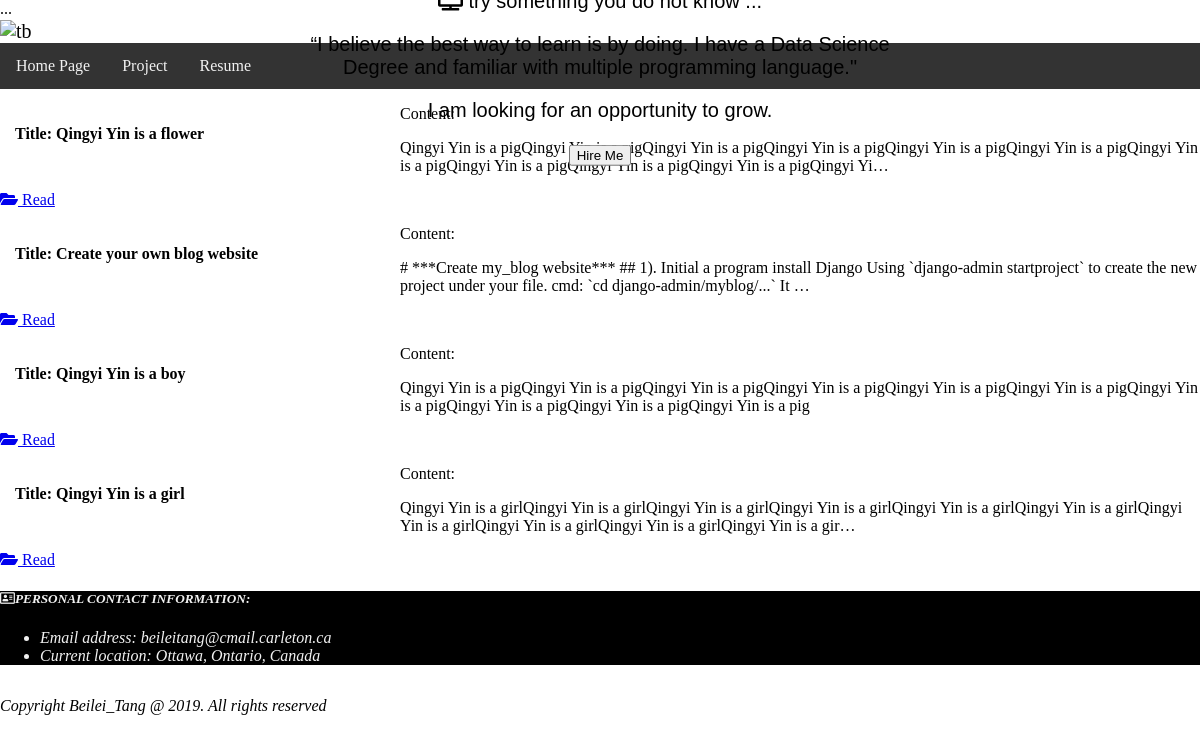
/blog_post/, run on an earlier commit of the app's database.
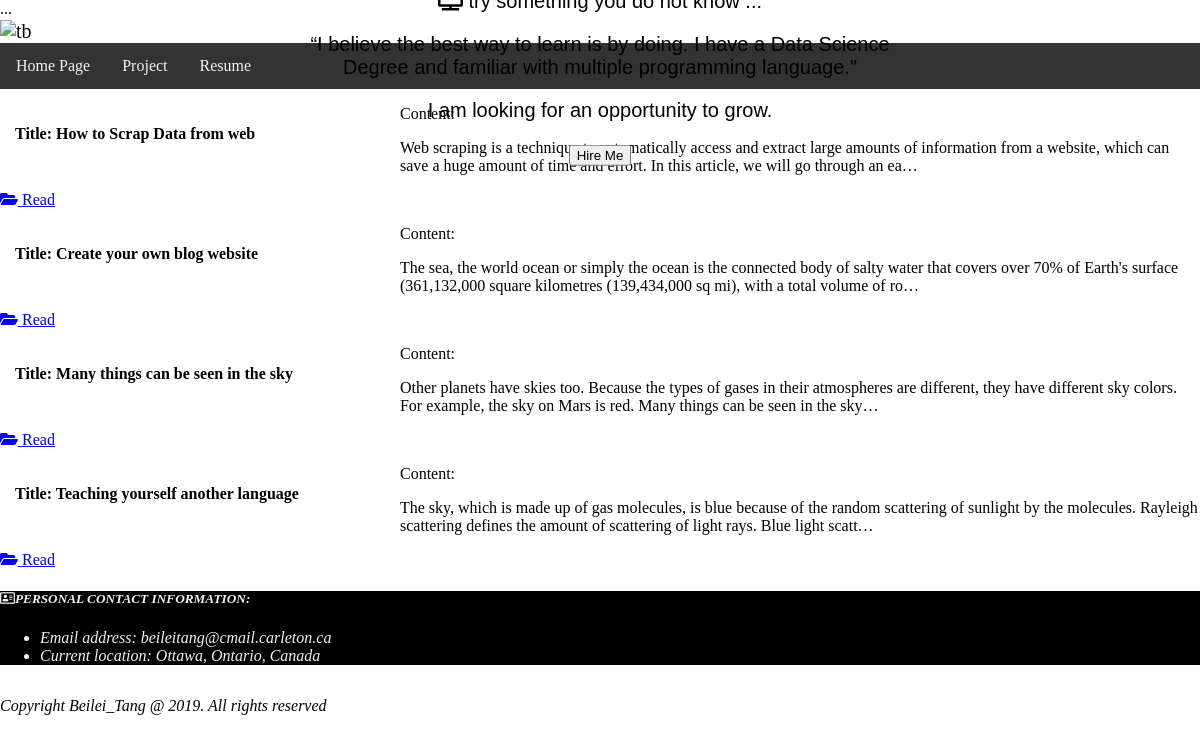
And on a later commit of the database.
### blog/models.py (models this page shows, shortened)
class Blog(models.Model):
    id = models.AutoField(primary_key=True)
    title = models.CharField(max_length=50)
    body = models.TextField()
    date = models.DateField()
    """Foreign Key: one to many relationship, one category can have many blogs """
    category = models.ForeignKey(Category, on_delete=models.SET_NULL, null=True)
    """Foreign Key: one to many relationship, one author can have many blogs """
    Author = models.ForeignKey('Author', on_delete=models.SET_NULL, null=True)
    class Meta:
        ordering = ['date']

### blog/views.py (the view)
# urls.py: path('blog_post/', views.blog_post, name='post'),
def blog_post(request):
    post_list = Blog.objects.all()
    return render(request, 'post.html', {'post_list':post_list})

### blog/templates/post.html
{% extends "blog_base.html" %}
{% load staticfiles %}
{% block content %}
<div class="post-topnav">
  <a href="/blog/">Home Page</a>
  <a href="/project/">Project</a>
  <a href="/resume/">Resume</a>
</div>
    <div class ="post-page">
    {% for blog in post_list %}
            <div class="post-page">
                <div class="card h-100">
                    <div class="post-row">
                        <div class="post-column">
                                <h4 class="post-header">Title: {{ blog.title }}</h4>
                        </div>
                        <div class="post-body">
                            <p class="post-text"> Content:</p>
                            <p>{{ blog.body|truncatechars:200|striptags}}</p>
                            <div class="post-footer">
                                <a class="link" href="/blog/blog_post/detail"><i class="fas fa-folder-open"></i> Read</a>
                            </div>
                        </div>
                    </div>
                </div>
            </div>
        {% endfor %}
    <link rel="stylesheet" href="{% static 'css/styles.css' %}">
</div>
{% endblock content %}

### blog/templates/blog_base.html (shortened to what this page needs)
{%  load staticfiles %}
<!DOCTYPE html>
<html lang="en">
<link rel="stylesheet"
      href="https://use.fontawesome.com/releases/v5.8.1/css/all.css"
>
<head>
    <link ref="stylesheet" href="{% static 'bootstrap/css/bootstrap.min.css' %}">
</head>
<body>
    {% include 'blog_header.html' %}
    {% block content %}{% endblock content %}
    {%  include 'footer.html' %}
</body>
</html>

### blog/templates/blog_header.html (shortened to what this page needs)
{% load static %}
    <div class="head-container">
        <img class="personal-pic" src="{% static "image/blog-header.jpg"%}" alt="tb" style="width:100%;">
        <div class="blog-head-text">
            <p><i class="fas fa-tv"></i> try something you do not know ... </p>
            <p>“I believe the best way to learn is by doing. I have a Data Science Degree and familiar with multiple programming language."</p>
            <p>I am looking for an opportunity to grow.</p>
        <button class="post-button"> Hire Me</button>
    </div>
    </div>

### blog/templates/footer.html (shortened to what this page needs)
{% load staticfiles %}
<div class="footer-container">
    <div class="footer-detail">
            <h5 class="widget-title"><i class="far fa-address-card"></i>PERSONAL CONTACT INFORMATION:</h5></h5>
                <p>
                <ul class="detail-list">
                    <li>Email address: beileitang@cmail.carleton.ca</li>
                    <li>Current location: Ottawa, Ontario, Canada</li>
                    </ul>
                </div>
                <div class="footer-copyright">
                        <div class="col-md-12 text-center">
                             <p class="b">  Copyright Beilei_Tang @ 2019. All rights reserved</p>
                        </div>
                </div>
</div>

### blog/static/css/styles.css (style rules this page uses)
html,body { padding-top:0; padding-bottom:50px; margin:auto; position:relative; }
.head-container { position: relative; width:100% font-family: Sans-serif; font-size: 20px; margin:0; }
.head-container img { vertical-align: middle; width: 100%; }
.blog-head-text { font-family: Arial; font-size: 20px; text-align: center; position: absolute; top: 40%; left: 50%; transform: translate(-50%, -50%); color: #000000; }
.footer-container { font-style: oblique; background: #000000; width:100%; box-sizing: auto; bottom: 0; }
.footer-detail { color: #f1f1f1; }
.footer-copyright p.b { color: #000000; font-style: oblique; position: absolute; }
.post-column { float: left; width: 33.33%; padding:15px; }
.post-row { content: ""; display: table; clear: both; }
.post-topnav { overflow: hidden; background-color: #333; }
.post-topnav a { float: left; display: block; color: #f2f2f2; text-align: center; padding: 14px 16px; text-decoration: none; }
* { box-sizing: border-box; }

### blog/templates/blog_base.html (style rules this page uses)
body { padding-top:0; padding-bottom:20px }

What changed in the data, as far as the page shows it:
changed Blog: title "Qingyi Yin is a flower" → "How to Scrap Data from web"; body "Qingyi Yin is a pigQingyi Yin is a pigQingyi Yin is a pigQingyi Yin is a pigQingyi Yin is a pigQingyi Yin is a pigQingyi Yin is a pigQingyi Yin is a pigQingyi Yin is a pigQingyi Yin is a pigQingyi Yi…" → "Web scraping is a technique to automatically access and extract large amounts of information from a website, which can save a huge amount of time and effort. In this article, we will go through an ea…"
changed Blog "Create your own blog website": body "# ***Create my_blog website*** ## 1). Initial a program install Django Using `django-admin startproject` to create the new project under your file. cmd: `cd django-admin/myblog/...` It …" → "The sea, the world ocean or simply the ocean is the connected body of salty water that covers over 70% of Earth's surface (361,132,000 square kilometres (139,434,000 sq mi), with a total volume of ro…"
changed Blog: title "Qingyi Yin is a boy" → "Many things can be seen in the sky"; body "Qingyi Yin is a pigQingyi Yin is a pigQingyi Yin is a pigQingyi Yin is a pigQingyi Yin is a pigQingyi Yin is a pigQingyi Yin is a pigQingyi Yin is a pigQingyi Yin is a pigQingyi Yin is a pig" → "Other planets have skies too. Because the types of gases in their atmospheres are different, they have different sky colors. For example, the sky on Mars is red. Many things can be seen in the sky…"
changed Blog: title "Qingyi Yin is a girl" → "Teaching yourself another language"; body "Qingyi Yin is a girlQingyi Yin is a girlQingyi Yin is a girlQingyi Yin is a girlQingyi Yin is a girlQingyi Yin is a girlQingyi Yin is a girlQingyi Yin is a girlQingyi Yin is a girlQingyi Yin is a gir…" → "The sky, which is made up of gas molecules, is blue because of the random scattering of sunlight by the molecules. Rayleigh scattering defines the amount of scattering of light rays. Blue light scatt…"
